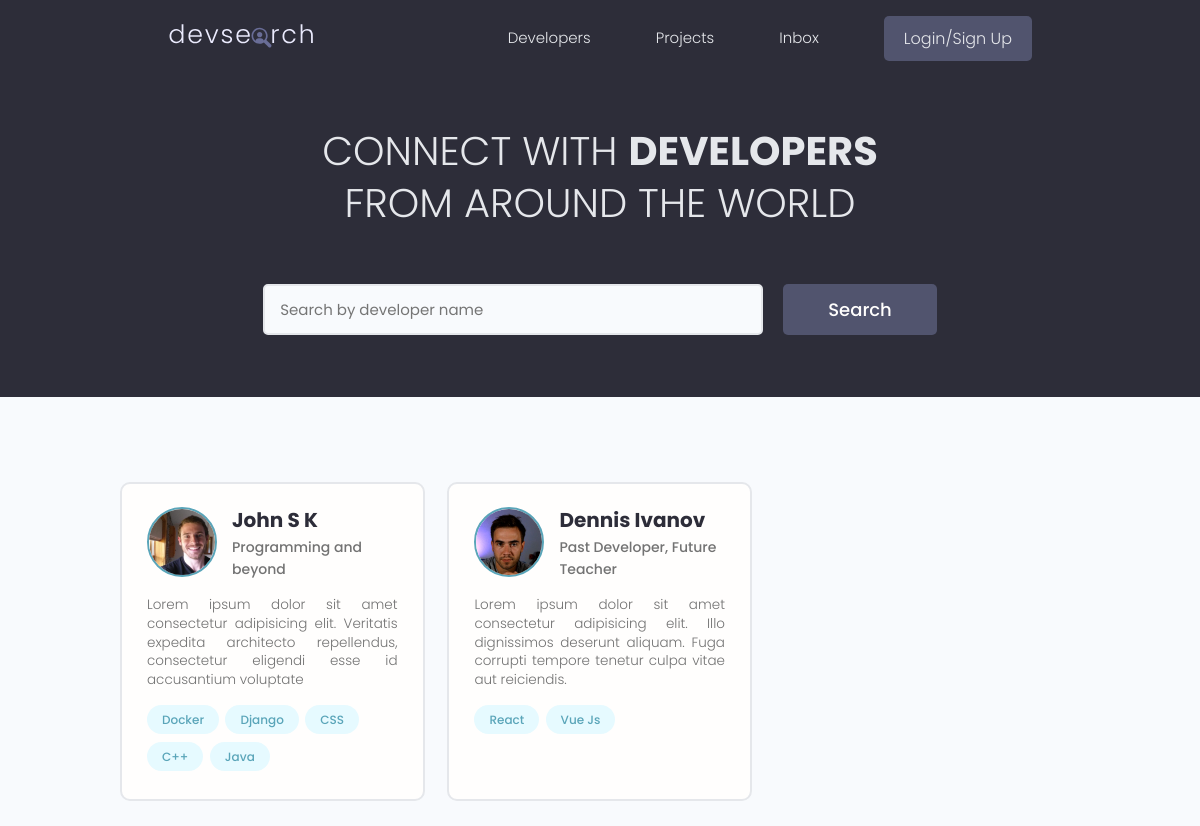
The app's page /, older data.
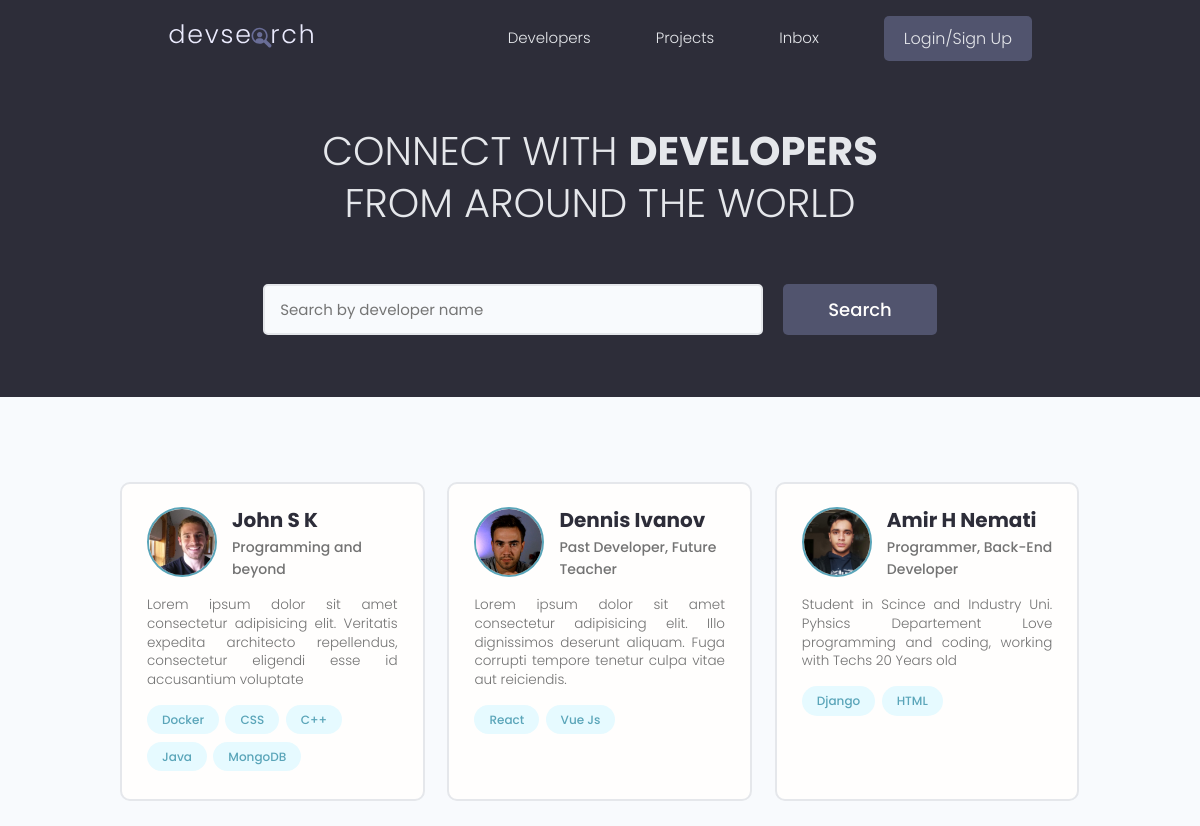
The same page, newer data.
### users/models.py (models this page shows, shortened)
class Profile(models.Model):
    user = models.OneToOneField(User, on_delete=models.CASCADE, null=True, blank=True)
    name = models.CharField(max_length=200, null=True, blank=True)
    email = models.EmailField(max_length=200, blank=True, null=True)
    username = models.CharField(max_length=200, null=True, blank=True)
    location = models.CharField(max_length=200, null=True, blank=True)
    short_intro = models.CharField(max_length=200, blank=True, null=True)
    bio = models.TextField(blank=True, null=True)
    profile_image = models.ImageField(null=True, blank=True,
                                      upload_to='profiles/', default='profiles/user-default.png')
    social_github = models.CharField(max_length=200, blank=True, null=True)
    social_twitter = models.CharField(max_length=200, blank=True, null=True)
    social_linkedin = models.CharField(max_length=200, blank=True, null=True)
    social_website = models.CharField(max_length=200, blank=True, null=True)
    created = models.DateTimeField(auto_now_add=True)
    id = models.UUIDField(default=uuid.uuid4, unique=True,
                          primary_key=True, editable=False)

class Skill(models.Model):
    owner = models.ForeignKey(Profile, null=True, blank=True,
                              on_delete=models.CASCADE)
    name = models.CharField(max_length=200, null=True, blank=True)
    description = models.TextField(null=True, blank=True)
    created = models.DateTimeField(auto_now_add=True)
    id = models.UUIDField(default=uuid.uuid4, unique=True,
                          primary_key=True, editable=False)
    def __str__(self):
        return str(self.name)

### users/views.py (the view)
# urls.py: path('', views.profiles, name='profiles'),
def profiles(request):
    profiles = Profile.objects.all()
    context = {
        'profiles': profiles,
    }
    return render(request, 'users/profiles.html', context)

### users/templates/users/profiles.html (shortened to what this page needs)
{% extends 'main.html' %}
{% block content %}
<main class="home">
    <section class="hero-section text-center">
      <div class="container container--narrow">
        <div class="hero-section__box">
          <h2>CONNECT WITH <span>DEVELOPERS</span></h2>
          <h2>FROM AROUND THE WORLD</h2>
        </div>
        <div class="hero-section__search">
          <form class="form" action="#" method="get">
            <div class="form__field">
              <input class="input input--text" id="formInput#search" type="text" name="text"
                placeholder="Search by developer name" />
            </div>
            <input class="btn btn--sub btn--lg" type="submit" value="Search" />
          </form>
        </div>
      </div>
    </section>
    <section class="devlist">
      <div class="container">
        <div class="grid grid--three">
            {% for profile in profiles %}
          <div class="column card">
            <div class="dev">
              <a href="{% url 'user-profile' profile.id %}" class="card__body">
                <div class="dev__profile">
                  <img class="avatar avatar--md" src="{{profile.profile_image.url}}" alt="image" />
                  <div class="dev__meta">
                    <h3>{{profile.name}}</h3>
                    <h5>{{profile.short_intro}}</h5>
                  </div>
                </div>
                <p class="dev__info">
                    {{profile.bio|slice:"150"}}
                </p>
                <div class="dev__skills">
                    {% for skill in profile.skill_set.all|slice:"5" %}
                  <span class="tag tag--pill tag--main">
                    <small>{{skill}}</small>
                  </span>
                    {% endfor %}
                </div>
              </a>
            </div>
          </div>
          {% endfor %}
        </div>
      </div>
    </section>
  </main>
{% endblock %}

Row changes from the older to the newer data that the page shows:
changed Profile "John S K": gains Skill (name "MongoDB"); loses Skill (name "Django")
added Profile: profile_image (picture), name "Amir H Nemati", short_intro "Programmer, Back-End Developer", bio "Student in Scince and Industry Uni. Pyhsics Departement Love programming and coding, working with Techs 20 Years old", Skill (name "Django")
added Skill: name "HTML", shown under "Amir H Nemati"
